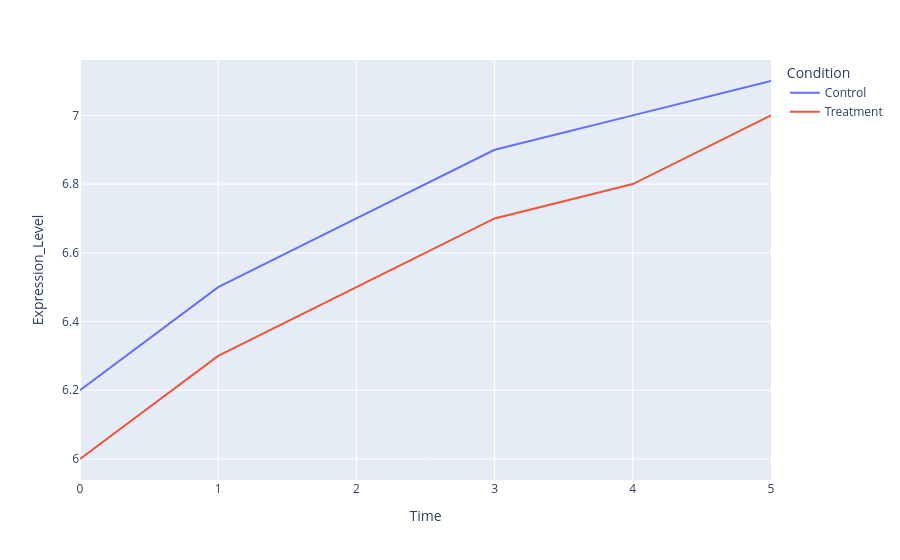

Notebook code cell kept with this figure:
### Code cell
fig = px.line(df_genec, x= 'Time' , y = 'Expression_Level', color = 'Condition')
fig.show()

### Figure 1 — Plotly figure (JSON) as saved in the notebook; plotly's stock layout.template omitted (floating-point values rounded to 4 significant figures)
{"data": [{"hovertemplate": "Condition=Control<br>Time=%{x}<br>Expression_Level=%{y}<extra></extra>", "legendgroup": "Control", "line": {"color": "#636efa", "dash": "solid"}, "marker": {"symbol": "circle"}, "mode": "lines", "name": "Control", "orientation": "v", "showlegend": true, "type": "scatter", "x": [0, 1, 2, 3, 4, 5], "xaxis": "x", "y": [6.2, 6.5, 6.7, 6.9, 7, 7.1], "yaxis": "y"}, {"hovertemplate": "Condition=Treatment<br>Time=%{x}<br>Expression_Level=%{y}<extra></extra>", "legendgroup": "Treatment", "line": {"color": "#EF553B", "dash": "solid"}, "marker": {"symbol": "circle"}, "mode": "lines", "name": "Treatment", "orientation": "v", "showlegend": true, "type": "scatter", "x": [0, 1, 2, 3, 4, 5], "xaxis": "x", "y": [6, 6.3, 6.5, 6.7, 6.8, 7], "yaxis": "y"}], "layout": {"autosize": true, "legend": {"title": {"text": "Condition"}, "tracegroupgap": 0}, "margin": {"t": 60}, "xaxis": {"anchor": "y", "autorange": true, "domain": [0, 1], "range": [0, 5], "title": {"text": "Time"}, "type": "linear"}, "yaxis": {"anchor": "x", "autorange": true, "domain": [0, 1], "range": [5.939, 7.161], "title": {"text": "Expression_Level"}, "type": "linear"}}}
